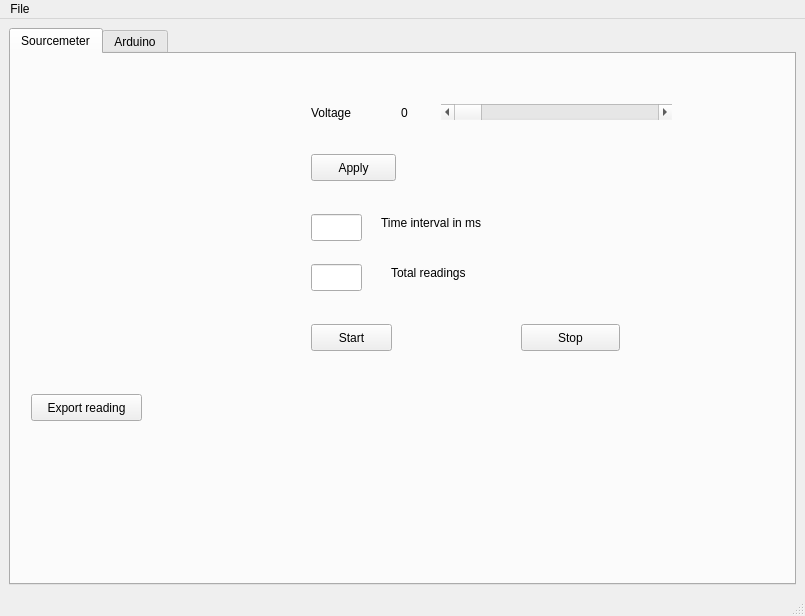
<?xml version="1.0" encoding="UTF-8"?>
<ui version="4.0">
 <class>MainWindow</class>
 <widget class="QMainWindow" name="MainWindow">
  <property name="geometry">
   <rect>
    <x>0</x>
    <y>0</y>
    <width>805</width>
    <height>616</height>
   </rect>
  </property>
  <property name="windowTitle">
   <string>MainWindow</string>
  </property>
  <widget class="QWidget" name="centralwidget">
   <layout class="QGridLayout" name="gridLayout">
    <item row="0" column="0">
     <widget class="QTabWidget" name="tabWidget">
      <property name="sizePolicy">
       <sizepolicy hsizetype="Preferred" vsizetype="Preferred">
        <horstretch>0</horstretch>
        <verstretch>0</verstretch>
       </sizepolicy>
      </property>
      <property name="currentIndex">
       <number>0</number>
      </property>
      <widget class="QWidget" name="sourcemeter_tab">
       <attribute name="title">
        <string>Sourcemeter</string>
       </attribute>
       <widget class="QPushButton" name="pushButton">
        <property name="geometry">
         <rect>
          <x>300</x>
          <y>100</y>
          <width>85</width>
          <height>27</height>
         </rect>
        </property>
        <property name="sizePolicy">
         <sizepolicy hsizetype="Fixed" vsizetype="Fixed">
          <horstretch>0</horstretch>
          <verstretch>0</verstretch>
         </sizepolicy>
        </property>
        <property name="text">
         <string>Apply</string>
        </property>
       </widget>
       <widget class="QPushButton" name="pushButton_2">
        <property name="geometry">
         <rect>
          <x>300</x>
          <y>270</y>
          <width>81</width>
          <height>27</height>
         </rect>
        </property>
        <property name="sizePolicy">
         <sizepolicy hsizetype="Fixed" vsizetype="Fixed">
          <horstretch>0</horstretch>
          <verstretch>0</verstretch>
         </sizepolicy>
        </property>
        <property name="text">
         <string>Start</string>
        </property>
       </widget>
       <widget class="QPushButton" name="pushButton_3">
        <property name="geometry">
         <rect>
          <x>510</x>
          <y>270</y>
          <width>99</width>
          <height>27</height>
         </rect>
        </property>
        <property name="sizePolicy">
         <sizepolicy hsizetype="Fixed" vsizetype="Fixed">
          <horstretch>0</horstretch>
          <verstretch>0</verstretch>
         </sizepolicy>
        </property>
        <property name="text">
         <string>Stop</string>
        </property>
       </widget>
       <widget class="QLineEdit" name="lineEdit">
        <property name="geometry">
         <rect>
          <x>300</x>
          <y>160</y>
          <width>51</width>
          <height>27</height>
         </rect>
        </property>
        <property name="sizePolicy">
         <sizepolicy hsizetype="Fixed" vsizetype="Fixed">
          <horstretch>0</horstretch>
          <verstretch>0</verstretch>
         </sizepolicy>
        </property>
       </widget>
       <widget class="QLineEdit" name="lineEdit_2">
        <property name="geometry">
         <rect>
          <x>300</x>
          <y>210</y>
          <width>51</width>
          <height>27</height>
         </rect>
        </property>
        <property name="sizePolicy">
         <sizepolicy hsizetype="Fixed" vsizetype="Fixed">
          <horstretch>0</horstretch>
          <verstretch>0</verstretch>
         </sizepolicy>
        </property>
       </widget>
       <widget class="QLabel" name="label_4">
        <property name="geometry">
         <rect>
          <x>380</x>
          <y>210</y>
          <width>101</width>
          <height>17</height>
         </rect>
        </property>
        <property name="sizePolicy">
         <sizepolicy hsizetype="Fixed" vsizetype="Fixed">
          <horstretch>0</horstretch>
          <verstretch>0</verstretch>
         </sizepolicy>
        </property>
        <property name="text">
         <string>Total readings</string>
        </property>
       </widget>
       <widget class="QPushButton" name="pushButton_4">
        <property name="geometry">
         <rect>
          <x>20</x>
          <y>340</y>
          <width>111</width>
          <height>27</height>
         </rect>
        </property>
        <property name="sizePolicy">
         <sizepolicy hsizetype="Fixed" vsizetype="Fixed">
          <horstretch>0</horstretch>
          <verstretch>0</verstretch>
         </sizepolicy>
        </property>
        <property name="text">
         <string>Export reading</string>
        </property>
       </widget>
       <widget class="QLabel" name="label_5">
        <property name="geometry">
         <rect>
          <x>10</x>
          <y>70</y>
          <width>241</width>
          <height>171</height>
         </rect>
        </property>
        <property name="text">
         <string/>
        </property>
        <property name="pixmap">
         <pixmap>keithley.png</pixmap>
        </property>
        <property name="scaledContents">
         <bool>true</bool>
        </property>
       </widget>
       <widget class="QScrollBar" name="horizontalScrollBar">
        <property name="geometry">
         <rect>
          <x>430</x>
          <y>50</y>
          <width>231</width>
          <height>16</height>
         </rect>
        </property>
        <property name="sizePolicy">
         <sizepolicy hsizetype="Preferred" vsizetype="Fixed">
          <horstretch>0</horstretch>
          <verstretch>0</verstretch>
         </sizepolicy>
        </property>
        <property name="maximum">
         <number>15</number>
        </property>
        <property name="pageStep">
         <number>1</number>
        </property>
        <property name="orientation">
         <enum>Qt::Horizontal</enum>
        </property>
       </widget>
       <widget class="QLabel" name="label_2">
        <property name="geometry">
         <rect>
          <x>390</x>
          <y>50</y>
          <width>16</width>
          <height>17</height>
         </rect>
        </property>
        <property name="sizePolicy">
         <sizepolicy hsizetype="Preferred" vsizetype="Fixed">
          <horstretch>0</horstretch>
          <verstretch>0</verstretch>
         </sizepolicy>
        </property>
        <property name="text">
         <string>0</string>
        </property>
       </widget>
       <widget class="QLabel" name="label">
        <property name="geometry">
         <rect>
          <x>300</x>
          <y>50</y>
          <width>54</width>
          <height>17</height>
         </rect>
        </property>
        <property name="sizePolicy">
         <sizepolicy hsizetype="Preferred" vsizetype="Fixed">
          <horstretch>0</horstretch>
          <verstretch>0</verstretch>
         </sizepolicy>
        </property>
        <property name="text">
         <string>Voltage</string>
        </property>
       </widget>
       <widget class="QLabel" name="label_9">
        <property name="geometry">
         <rect>
          <x>200</x>
          <y>380</y>
          <width>68</width>
          <height>17</height>
         </rect>
        </property>
        <property name="text">
         <string/>
        </property>
       </widget>
       <widget class="QLabel" name="label_3">
        <property name="geometry">
         <rect>
          <x>370</x>
          <y>160</y>
          <width>131</width>
          <height>17</height>
         </rect>
        </property>
        <property name="text">
         <string>Time interval in ms</string>
        </property>
       </widget>
       <zorder>pushButton</zorder>
       <zorder>horizontalScrollBar</zorder>
       <zorder>pushButton_2</zorder>
       <zorder>pushButton_3</zorder>
       <zorder>lineEdit</zorder>
       <zorder>lineEdit_2</zorder>
       <zorder>label_4</zorder>
       <zorder>pushButton_4</zorder>
       <zorder>label_5</zorder>
       <zorder>label_2</zorder>
       <zorder>label</zorder>
       <zorder>label_9</zorder>
       <zorder>label_3</zorder>
      </widget>
      <widget class="QWidget" name="arduino_tab">
       <attribute name="title">
        <string>Arduino</string>
       </attribute>
       <widget class="QPushButton" name="pushButton_5">
        <property name="geometry">
         <rect>
          <x>150</x>
          <y>60</y>
          <width>71</width>
          <height>27</height>
         </rect>
        </property>
        <property name="sizePolicy">
         <sizepolicy hsizetype="Fixed" vsizetype="Fixed">
          <horstretch>0</horstretch>
          <verstretch>0</verstretch>
         </sizepolicy>
        </property>
        <property name="text">
         <string>On</string>
        </property>
       </widget>
       <widget class="QPushButton" name="pushButton_6">
        <property name="geometry">
         <rect>
          <x>250</x>
          <y>60</y>
          <width>71</width>
          <height>27</height>
         </rect>
        </property>
        <property name="sizePolicy">
         <sizepolicy hsizetype="Fixed" vsizetype="Fixed">
          <horstretch>0</horstretch>
          <verstretch>0</verstretch>
         </sizepolicy>
        </property>
        <property name="text">
         <string>Off</string>
        </property>
       </widget>
       <widget class="QPushButton" name="pushButton_7">
        <property name="geometry">
         <rect>
          <x>90</x>
          <y>190</y>
          <width>99</width>
          <height>27</height>
         </rect>
        </property>
        <property name="sizePolicy">
         <sizepolicy hsizetype="Fixed" vsizetype="Fixed">
          <horstretch>0</horstretch>
          <verstretch>0</verstretch>
         </sizepolicy>
        </property>
        <property name="text">
         <string>Apply</string>
        </property>
       </widget>
       <widget class="QLineEdit" name="lineEdit_3">
        <property name="geometry">
         <rect>
          <x>90</x>
          <y>140</y>
          <width>61</width>
          <height>27</height>
         </rect>
        </property>
        <property name="sizePolicy">
         <sizepolicy hsizetype="Preferred" vsizetype="Fixed">
          <horstretch>0</horstretch>
          <verstretch>0</verstretch>
         </sizepolicy>
        </property>
       </widget>
       <widget class="QLabel" name="label_6">
        <property name="geometry">
         <rect>
          <x>100</x>
          <y>60</y>
          <width>68</width>
          <height>17</height>
         </rect>
        </property>
        <property name="sizePolicy">
         <sizepolicy hsizetype="Fixed" vsizetype="Fixed">
          <horstretch>0</horstretch>
          <verstretch>0</verstretch>
         </sizepolicy>
        </property>
        <property name="text">
         <string>LED</string>
        </property>
       </widget>
       <widget class="QLabel" name="label_7">
        <property name="geometry">
         <rect>
          <x>180</x>
          <y>140</y>
          <width>101</width>
          <height>17</height>
         </rect>
        </property>
        <property name="sizePolicy">
         <sizepolicy hsizetype="Preferred" vsizetype="Fixed">
          <horstretch>0</horstretch>
          <verstretch>0</verstretch>
         </sizepolicy>
        </property>
        <property name="text">
         <string>Time Interval</string>
        </property>
       </widget>
       <widget class="Line" name="line">
        <property name="geometry">
         <rect>
          <x>0</x>
          <y>90</y>
          <width>751</width>
          <height>20</height>
         </rect>
        </property>
        <property name="orientation">
         <enum>Qt::Horizontal</enum>
        </property>
       </widget>
       <widget class="QLabel" name="label_8">
        <property name="geometry">
         <rect>
          <x>90</x>
          <y>110</y>
          <width>68</width>
          <height>17</height>
         </rect>
        </property>
        <property name="sizePolicy">
         <sizepolicy hsizetype="Fixed" vsizetype="Fixed">
          <horstretch>0</horstretch>
          <verstretch>0</verstretch>
         </sizepolicy>
        </property>
        <property name="text">
         <string>Pulse</string>
        </property>
       </widget>
      </widget>
     </widget>
    </item>
   </layout>
  </widget>
  <widget class="QMenuBar" name="menubar">
   <property name="geometry">
    <rect>
     <x>0</x>
     <y>0</y>
     <width>805</width>
     <height>25</height>
    </rect>
   </property>
   <widget class="QMenu" name="menuFile">
    <property name="title">
     <string>File</string>
    </property>
    <addaction name="actionExit"/>
   </widget>
   <addaction name="menuFile"/>
  </widget>
  <widget class="QStatusBar" name="statusbar"/>
  <action name="actionExit">
   <property name="text">
    <string>Exit</string>
   </property>
  </action>
 </widget>
 <resources/>
 <connections>
  <connection>
   <sender>horizontalScrollBar</sender>
   <signal>valueChanged(int)</signal>
   <receiver>label_2</receiver>
   <slot>setNum(int)</slot>
   <hints>
    <hint type="sourcelabel">
     <x>552</x>
     <y>126</y>
    </hint>
    <hint type="destinationlabel">
     <x>416</x>
     <y>127</y>
    </hint>
   </hints>
  </connection>
  <connection>
   <sender>actionExit</sender>
   <signal>activated()</signal>
   <receiver>MainWindow</receiver>
   <slot>close()</slot>
   <hints>
    <hint type="sourcelabel">
     <x>-1</x>
     <y>-1</y>
    </hint>
    <hint type="destinationlabel">
     <x>339</x>
     <y>267</y>
    </hint>
   </hints>
  </connection>
 </connections>
</ui>
